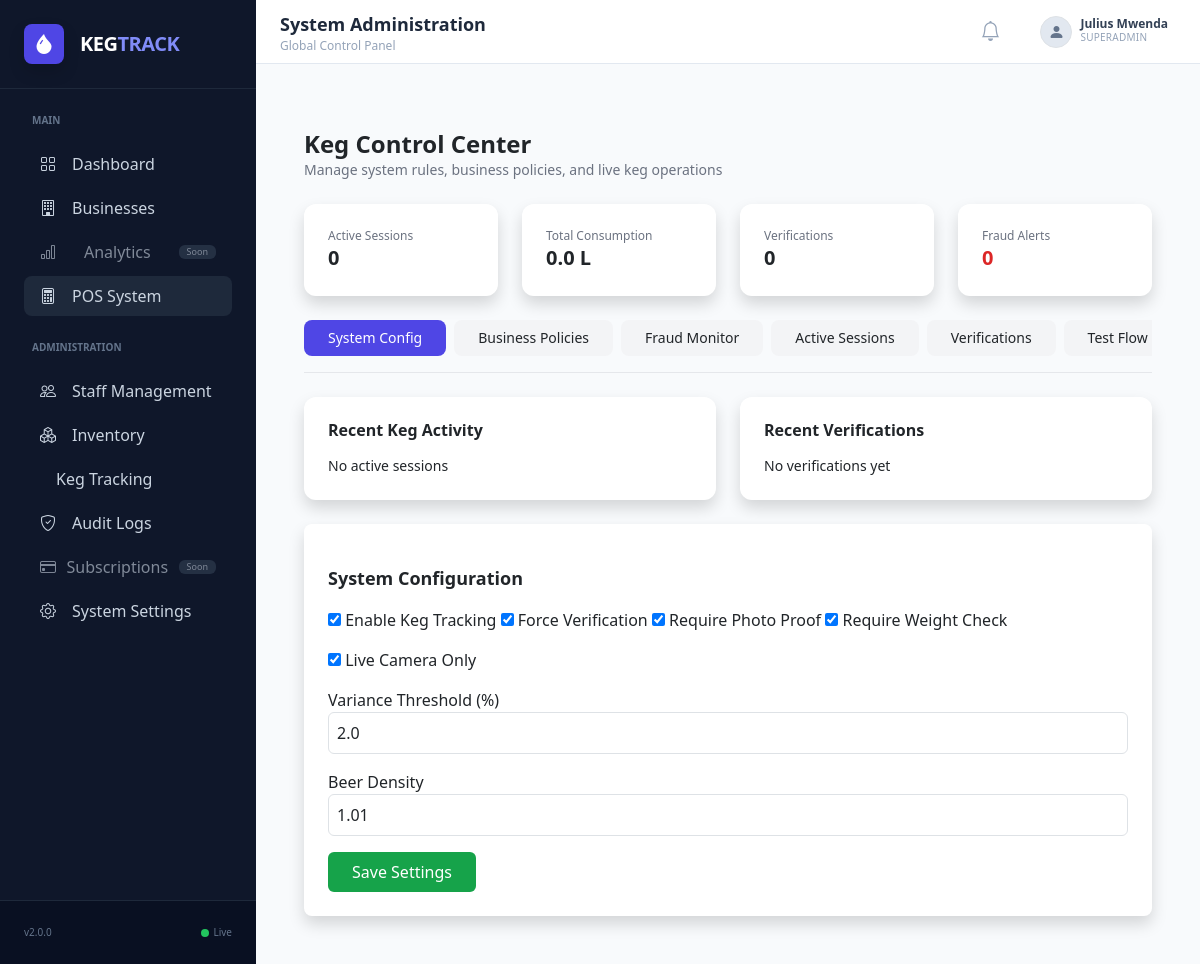
Page /tracking/keg/config/ (signed in) on the committed database.
### accounts/models.py (models this page shows, shortened)
class User(AbstractUser):
    phone = models.CharField(max_length=20, unique=True)
    email = models.EmailField(unique=True)
    business = models.ForeignKey(
        "business.Business",
        on_delete=models.CASCADE,
        null=True,
        blank=True
    )
    role = models.ForeignKey(
        "accounts.Role",
        on_delete=models.SET_NULL,
        null=True,
        blank=True
    )
    is_superadmin = models.BooleanField(default=False)
    is_active_staff = models.BooleanField(default=True)
    must_change_password = models.BooleanField(default=True)
    is_deleted = models.BooleanField(default=False)
    last_login_ip = models.GenericIPAddressField(null=True, blank=True)
    last_device = models.CharField(max_length=255, blank=True)
    created_at = models.DateTimeField(auto_now_add=True)
    updated_at = models.DateTimeField(auto_now=True)
    USERNAME_FIELD = "username"
    REQUIRED_FIELDS = ["email", "phone", "first_name", "last_name"]
    objects = UserManager()

### tracking/models.py (models this page shows, shortened)
class KegSystemConfig(models.Model):
    enable_keg_tracking = models.BooleanField(default=True)
    force_verification = models.BooleanField(default=True)
    require_photo_proof = models.BooleanField(default=True)
    require_weight_check = models.BooleanField(default=True)
    live_camera_only = models.BooleanField(default=True)
    variance_threshold_percent = models.FloatField(default=2.0)
    beer_density = models.FloatField(default=1.01)

### tracking/views.py (the view, shortened to what this page needs)
# urls.py: path("keg/config/", views.keg_system_config_view, name="keg_config"),
@login_required
@superadmin_required
def keg_system_config_view(request):
    config, _ = KegSystemConfig.objects.get_or_create(id=1)
    return render(request, "tracking/superadmin/keg_config.html", {
        "config": config
    })

### accounts/models.py (called while the page is built)
    @property
    def code(self):
        return self.name  # alias for cleaner logic

### tracking/context_processors.py (called while the page is built)
def keg_config(request):
    config, _ = KegSystemConfig.objects.get_or_create(id=1)
    return {"config": config}

### tracking/templates/tracking/superadmin/keg_config.html (shortened to what this page needs)
{% extends "tracking/superadmin/keg_dashboard.html" %}
{% block keg_content %}
<form method="POST" class="bg-white p-6 rounded-lg shadow space-y-4">
    <h2 class="font-semibold text-lg">System Configuration</h2>
    <label><input type="checkbox" name="enable_keg_tracking" {% if config.enable_keg_tracking %}checked{% endif %}> Enable Keg Tracking</label>
    <label><input type="checkbox" name="force_verification" {% if config.force_verification %}checked{% endif %}> Force Verification</label>
    <label><input type="checkbox" name="require_photo_proof" {% if config.require_photo_proof %}checked{% endif %}> Require Photo Proof</label>
    <label><input type="checkbox" name="require_weight_check" {% if config.require_weight_check %}checked{% endif %}> Require Weight Check</label>
    <label><input type="checkbox" name="live_camera_only" {% if config.live_camera_only %}checked{% endif %}> Live Camera Only</label>
    <div>
        <label>Variance Threshold (%)</label>
        <input type="number" step="0.1" name="variance_threshold_percent"
               value="{{ config.variance_threshold_percent }}"
               class="border p-2 rounded w-full">
    </div>
    <div>
        <label>Beer Density</label>
        <input type="number" step="0.01" name="beer_density"
               value="{{ config.beer_density }}"
               class="border p-2 rounded w-full">
    </div>
    <button class="bg-green-600 text-white px-4 py-2 rounded">
        Save Settings
    </button>
</form>
{% endblock %}

### templates/includes/navbar.html (shortened to what this page needs)
<nav class="bg-white border-b border-slate-200 h-16 flex items-center justify-between px-6 sticky top-0 z-10">
    <div class="flex items-center gap-4">
        <div class="flex flex-col leading-tight">
            <span class="text-lg font-semibold text-slate-800">
                {% if request.user.is_superuser or request.user.is_superadmin %}
                    System Administration
                {% elif request.session.active_business_id %}
                    {{ request.user.business.name }}
                {% else %}
                    Business Dashboard
                {% endif %}
            </span>
            <span class="text-xs text-slate-400">
                {% if request.user.is_superuser or request.user.is_superadmin %}
                    Global Control Panel
                {% elif request.user.role %}
                    {{ request.user.role.name|upper }}
                {% else %}
                    STAFF
                {% endif %}
            </span>
        </div>
    </div>
    <div class="flex items-center gap-4">
        <button class="relative p-2 text-slate-400 hover:text-slate-600 transition">
            <i class="bi bi-bell text-xl"></i>
        </button>
        <div class="dropdown">
            <button class="flex items-center gap-2 hover:bg-slate-50 px-2 py-1 rounded transition"
                    data-bs-toggle="dropdown">
                <div class="w-8 h-8 rounded-full bg-slate-200 flex items-center justify-center border border-slate-300">
                    <i class="bi bi-person-fill text-slate-500"></i>
                </div>
                <div class="text-left hidden sm:block">
                    <p class="text-xs font-semibold leading-none text-slate-700">
                        {{ user.get_full_name|default:user.username }}
                    </p>
                    <p class="text-[10px] text-slate-400 uppercase tracking-wide">
                        {% if user.is_superuser or user.is_superadmin %}
                            SUPERADMIN
                        {% else %}
                            {{ user.role.name|default:"STAFF" }}
                        {% endif %}
                    </p>
                </div>
            </button>
        </div>
    </div>
</nav>

### templates/base.html (style rules this page uses)
.theme-owner { --role-color: #0ea5e9; }

### rows in the picture
User: get_full_name "Julius Mwenda"
KegSystemConfig: enable_keg_tracking "☑", force_verification "☑", require_photo_proof "☑", require_weight_check "☑", live_camera_only "☑", variance_threshold_percent "2.0", beer_density "1.01"

### other values in the picture
{{ active_sessions|default:0 }} "0"
{{ total_consumed|default:0|floatformat:1 }} "0.0"
{{ total_verifications|default:0 }} "0"
{{ fraud_cases|default:0 }} "0"
